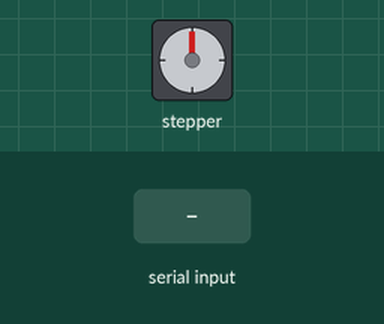
Simulated run of this sketch. Board: Arduino Uno, built with avr-gcc and run on an emulated ATmega328P. Parts: stepper motor. Inputs (shaded band) come from the test bench. Stepper angles assume 200 steps per turn.

Above: at 1.2 s.
1.3 s: "90,45\n" received over Serial
At 2.6 s:
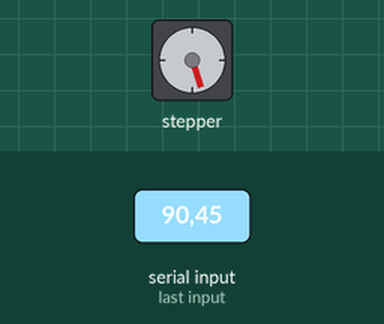
3.2 s: "30,150\n" received over Serial
At 3.7 s:
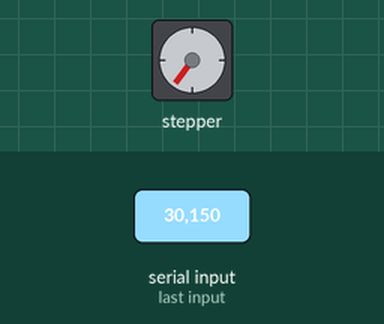
4.8 s: "5\n" received over Serial
At 5.1 s:
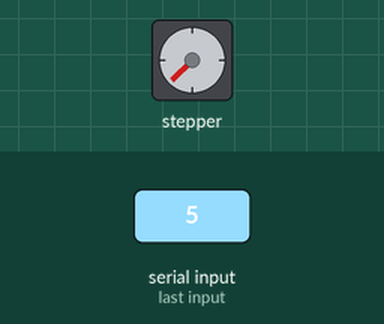
6.3 s: "90\n" received over Serial
At 7.4 s:
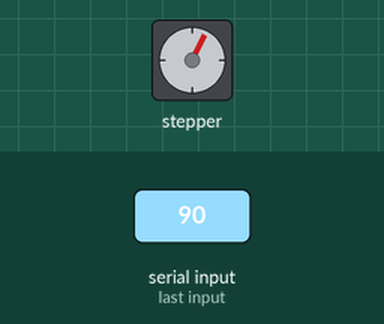
8.2 s: "200\n" received over Serial
At 8.65 s:
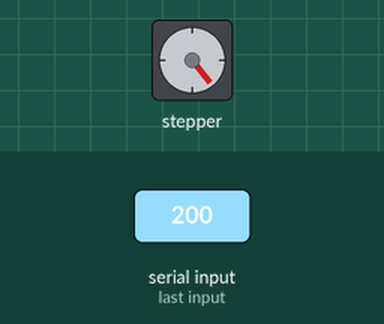
10.6 s: "90,45\n" received over Serial
At 12.0 s:
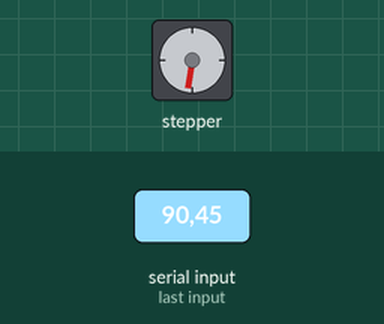
Timing chart, 0 to 13.5 s (numbered marks = the images above; inputs shaded):
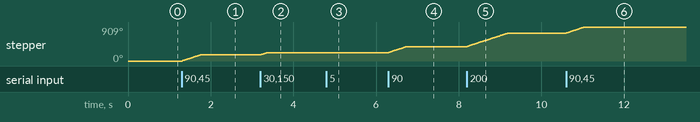

The sketch:

WendyMotor_Read.ino
```cpp
/*
 functions:
 1 move the motor according to the wavelength in a set speed
 2 read from PMT/Photodiode->Boxcar->Auduino for the fluorescence and pump intensity

 */

#include <Stepper.h>
//#include <stdlib.h>

// Stuff for serialEvent()
String inputString = "";
boolean stringComplete = false;
int inputsteps = 0;
float timeD = 0;
//char test[] = "";

const int stepsPerRevolution = 200;  // the number of steps per revolution for your motor
long STEPS = 0;  //steps>0 clockwise; steps<0, anticlockwise  the number of steps to turn the motor - positive to turn one direction, negative to turn the other (int)
int stepCount = 0;

// initialize the stepper library on pins 8 through 11:
Stepper myStepper(stepsPerRevolution, 8,9,10,11);

// Analog read pins
const int LIF_pin = A0;    // laser induced fluorescence (PMT-->Boxcar-->HERE)
const int Laser_pin = A3;  // laser intensity (Photodiode-->Boxcar-->HERE)
const int Busy_pin = A2;   // busy signal ('BUSY' from Boxcar)

// Analog read values
int LIF = 0;        // this will hold the analog read value for the LIF
int Laser = 0;      // ditto for the laser intensity

// other
int BusyThreshold = 204;


void setup() {
  Serial.begin(9600);        // open the serial port at 9600 baud
  inputString.reserve(20);   // reserve 200 bytes for inputString
  myStepper.setSpeed(60);    // rpm
}


void loop() {
  // decode the input
if (stringComplete) {

//******************************************Read Data part*******************************************
    if (inputString == "PMT"){

      // wait for busy
      while(analogRead(Busy_pin) < BusyThreshold){
      }

      // wait for not busy
      while(analogRead(Busy_pin) > BusyThreshold){
      }

      delayMicroseconds(500);    // wait for things to settle after transitioning from busy to not-busy

      // read the LIF and Laser intensities from the boxcars
      LIF = analogRead(LIF_pin);
      Laser = analogRead(Laser_pin);

      // send these values to the serial port
      Serial.print(LIF);
      Serial.print(',');
      Serial.print(Laser);
      Serial.println(":");
    }


//******************************************Motor Part***********************************************
  else if (inputString != "PMT") {

  //Serial.println(inputString);

  char test_as_char[inputString.length()]; // or:  char *test_as_char; .... not sure if you have to initialize the buffer
  inputString.toCharArray(test_as_char, inputString.length()+1); // aotumatically add an null hence length has to add 1
  STEPS = atol(test_as_char);
 // Serial.println(STEPS);
 // timeD=STEPS/200/30*60*1000+500; // wait for motor
 // Serial.println(timeD/1000);
  myStepper.step(STEPS);

 // Serial.flush();

 //delay(timeD); //unit in millisecond

}

//****************************************************************************************************
    // clear the string:
    inputString = "";
    stringComplete = false;
  }
}

void serialEvent() {
  //read string for MTR or PMT
  while (Serial.available()) {
    // get the new byte:
    char inChar = (char)Serial.read();
    // add it to the inputString:
    // if the incoming character is a newline, set a flag
    // so the main loop can do something about it:
    if (inChar == '\n') {
      stringComplete = true;
       }
    else{
      inputString += inChar;
    }
  }
 }
```

Measured:
- after the input at 1.3 s, stepper: turns 162° clockwise in 0.44 s, starting at once
- after the input at 3.2 s, stepper: turns 54° clockwise in 0.14 s, starting at once
- after the input at 4.8 s, stepper: goes 223° 0.02 s, then 225°, starting at once
- after the input at 6.3 s, stepper: turns 162° clockwise in 0.44 s, starting at once
- after the input at 8.2 s, stepper: turns 360° clockwise in 0.99 s, starting at once
- after the input at 10.6 s, stepper: turns 162° clockwise in 0.44 s, starting at once
